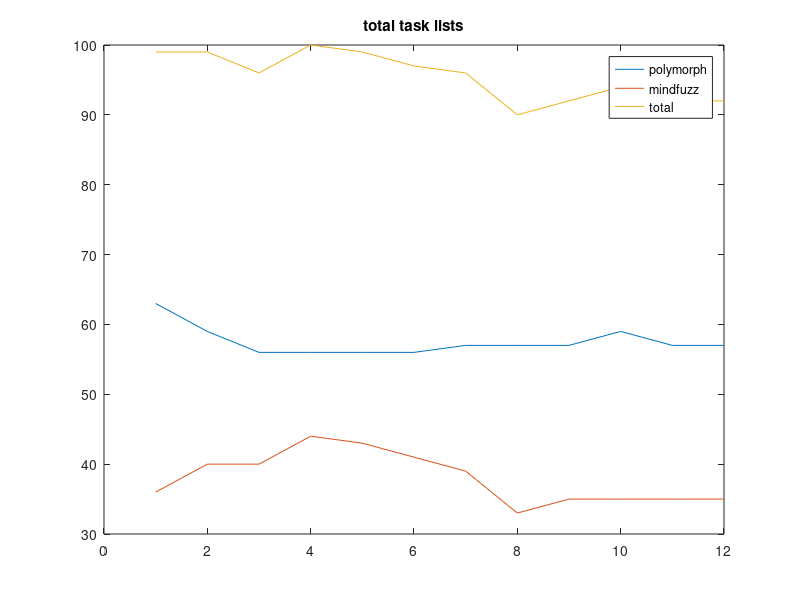
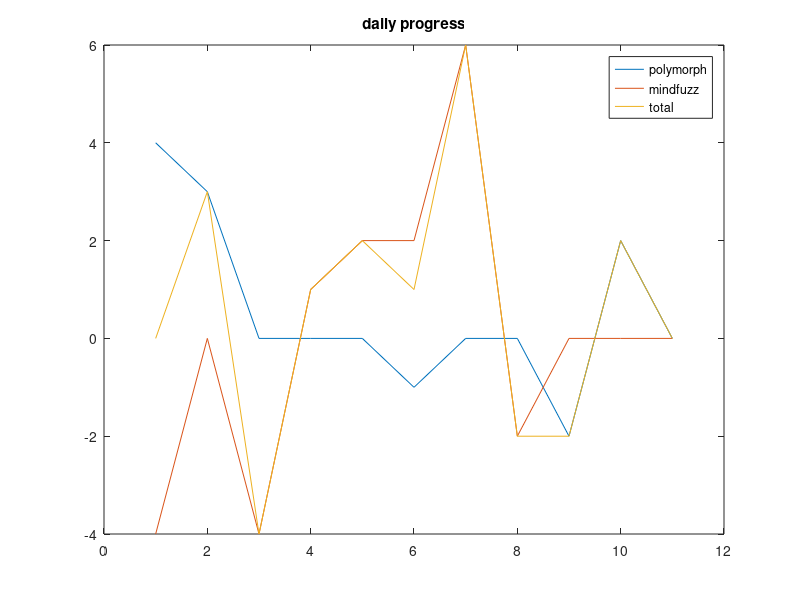

Write MATLAB code to recreate these figures, in order.
close all
clear all

polymorph_pixel_tasks = [63,59,56,56,56,56,57,57,57,59,57,57]';
mindfuzz_design_tasks = [36,40,40,44,43,41,39,33,35,35,35,35]';
total_design_tasks = polymorph_pixel_tasks + mindfuzz_design_tasks;

l = length(polymorph_pixel_tasks);

polymorph_deltas = polymorph_pixel_tasks(2:l) -...
    polymorph_pixel_tasks(1:l-1);
mindfuzz_deltas = mindfuzz_design_tasks(2:l) -...
    mindfuzz_design_tasks(1:l-1);
total_deltas = polymorph_deltas + mindfuzz_deltas;

figure
plot(polymorph_pixel_tasks);
hold on
plot(mindfuzz_design_tasks);
plot(total_design_tasks);
title('total task lists');
legend('polymorph','mindfuzz','total');

figure
plot(-1*polymorph_deltas);
hold on
plot(-1*mindfuzz_deltas);
plot(-1*total_deltas);
title('daily progress');
legend('polymorph', 'mindfuzz', 'total');